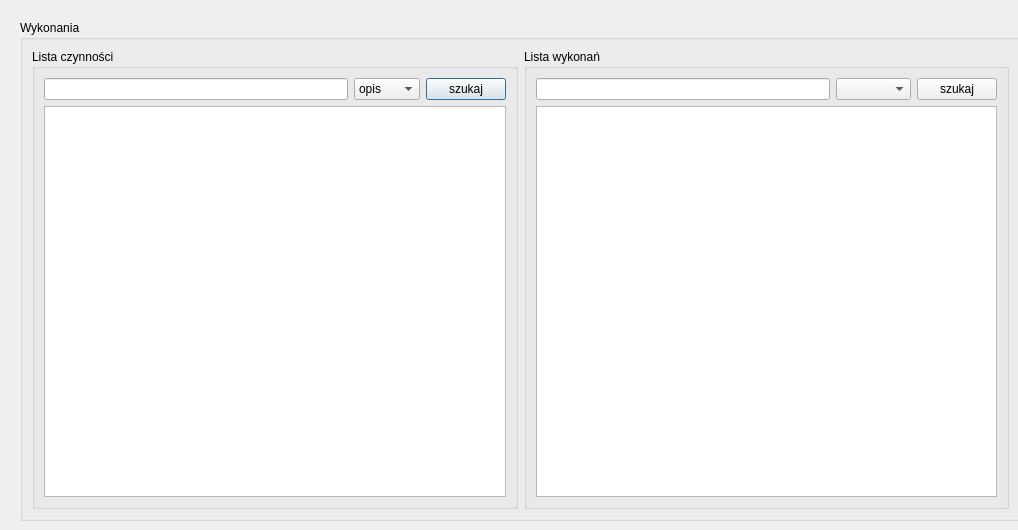
<?xml version="1.0" encoding="UTF-8"?>
<ui version="4.0">
 <class>dod_zlecenia</class>
 <widget class="QDialog" name="dod_zlecenia">
  <property name="geometry">
   <rect>
    <x>0</x>
    <y>0</y>
    <width>1018</width>
    <height>530</height>
   </rect>
  </property>
  <property name="windowTitle">
   <string>Dodaj/usuń czynności</string>
  </property>
  <widget class="QGroupBox" name="groupBox">
   <property name="geometry">
    <rect>
     <x>20</x>
     <y>20</y>
     <width>1001</width>
     <height>501</height>
    </rect>
   </property>
   <property name="sizePolicy">
    <sizepolicy hsizetype="Expanding" vsizetype="Expanding">
     <horstretch>0</horstretch>
     <verstretch>0</verstretch>
    </sizepolicy>
   </property>
   <property name="title">
    <string>Wykonania</string>
   </property>
   <layout class="QHBoxLayout" name="horizontalLayout">
    <item>
     <widget class="QGroupBox" name="groupBox_szukaj">
      <property name="title">
       <string>Lista czynności</string>
      </property>
      <layout class="QGridLayout" name="gridLayout">
       <item row="0" column="0">
        <widget class="QLineEdit" name="lineEdit_szukaj"/>
       </item>
       <item row="0" column="1">
        <widget class="QComboBox" name="comboBox_szukaj">
         <item>
          <property name="text">
           <string>opis</string>
          </property>
         </item>
         <item>
          <property name="text">
           <string/>
          </property>
         </item>
         <item>
          <property name="text">
           <string>idc</string>
          </property>
         </item>
         <item>
          <property name="text">
           <string>punkty</string>
          </property>
         </item>
        </widget>
       </item>
       <item row="0" column="2">
        <widget class="QPushButton" name="pushButton_szukaj">
         <property name="text">
          <string>szukaj</string>
         </property>
        </widget>
       </item>
       <item row="1" column="0" colspan="3">
        <widget class="QTableView" name="tableView_czynnosci"/>
       </item>
      </layout>
     </widget>
    </item>
    <item>
     <widget class="QGroupBox" name="groupBox_szukaj_wykonane">
      <property name="title">
       <string>Lista wykonań</string>
      </property>
      <layout class="QGridLayout" name="gridLayout_2">
       <item row="0" column="2">
        <widget class="QPushButton" name="pushButton_szukaj_wykonane">
         <property name="text">
          <string>szukaj</string>
         </property>
        </widget>
       </item>
       <item row="0" column="0">
        <widget class="QLineEdit" name="lineEdit_szukaj_wykonane"/>
       </item>
       <item row="0" column="1">
        <widget class="QComboBox" name="comboBox_szukaj_wykonane">
         <item>
          <property name="text">
           <string/>
          </property>
         </item>
         <item>
          <property name="text">
           <string>c.opis</string>
          </property>
         </item>
         <item>
          <property name="text">
           <string>c.punkty</string>
          </property>
         </item>
        </widget>
       </item>
       <item row="1" column="0" colspan="3">
        <widget class="QTableView" name="tableView_czynnosci_wykonane"/>
       </item>
      </layout>
     </widget>
    </item>
   </layout>
  </widget>
 </widget>
 <resources/>
 <connections/>
</ui>
